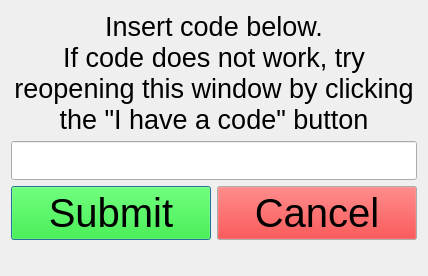
<?xml version="1.0" encoding="UTF-8"?>
<ui version="4.0">
 <class>AccountCode</class>
 <widget class="QDialog" name="AccountCode">
  <property name="geometry">
   <rect>
    <x>0</x>
    <y>0</y>
    <width>428</width>
    <height>276</height>
   </rect>
  </property>
  <property name="windowTitle">
   <string>Code Confirmation</string>
  </property>
  <property name="layoutDirection">
   <enum>Qt::LayoutDirection::LeftToRight</enum>
  </property>
  <layout class="QVBoxLayout" name="verticalLayout">
   <item>
    <widget class="QLabel" name="label">
     <property name="sizePolicy">
      <sizepolicy hsizetype="Preferred" vsizetype="Preferred">
       <horstretch>0</horstretch>
       <verstretch>0</verstretch>
      </sizepolicy>
     </property>
     <property name="font">
      <font>
       <pointsize>20</pointsize>
      </font>
     </property>
     <property name="acceptDrops">
      <bool>false</bool>
     </property>
     <property name="layoutDirection">
      <enum>Qt::LayoutDirection::LeftToRight</enum>
     </property>
     <property name="inputMethodHints">
      <set>Qt::InputMethodHint::ImhNone</set>
     </property>
     <property name="text">
      <string>Insert code below.
If code does not work, try reopening this window by clicking the &quot;I have a code&quot; button</string>
     </property>
     <property name="textFormat">
      <enum>Qt::TextFormat::AutoText</enum>
     </property>
     <property name="scaledContents">
      <bool>false</bool>
     </property>
     <property name="alignment">
      <set>Qt::AlignmentFlag::AlignBottom|Qt::AlignmentFlag::AlignHCenter</set>
     </property>
     <property name="wordWrap">
      <bool>true</bool>
     </property>
    </widget>
   </item>
   <item>
    <widget class="QLineEdit" name="lineEdit_code">
     <property name="sizePolicy">
      <sizepolicy hsizetype="Expanding" vsizetype="Preferred">
       <horstretch>0</horstretch>
       <verstretch>0</verstretch>
      </sizepolicy>
     </property>
     <property name="font">
      <font>
       <pointsize>20</pointsize>
      </font>
     </property>
    </widget>
   </item>
   <item>
    <layout class="QHBoxLayout" name="horizontalLayout">
     <item>
      <widget class="QPushButton" name="pushButton_submitCode">
       <property name="sizePolicy">
        <sizepolicy hsizetype="Minimum" vsizetype="Preferred">
         <horstretch>0</horstretch>
         <verstretch>0</verstretch>
        </sizepolicy>
       </property>
       <property name="palette">
        <palette>
         <active>
          <colorrole role="Button">
           <brush brushstyle="SolidPattern">
            <color alpha="255">
             <red>0</red>
             <green>255</green>
             <blue>0</blue>
            </color>
           </brush>
          </colorrole>
         </active>
         <inactive>
          <colorrole role="Button">
           <brush brushstyle="SolidPattern">
            <color alpha="255">
             <red>0</red>
             <green>255</green>
             <blue>0</blue>
            </color>
           </brush>
          </colorrole>
         </inactive>
         <disabled>
          <colorrole role="Button">
           <brush brushstyle="SolidPattern">
            <color alpha="255">
             <red>0</red>
             <green>255</green>
             <blue>0</blue>
            </color>
           </brush>
          </colorrole>
         </disabled>
        </palette>
       </property>
       <property name="font">
        <font>
         <pointsize>30</pointsize>
        </font>
       </property>
       <property name="text">
        <string>Submit</string>
       </property>
      </widget>
     </item>
     <item>
      <widget class="QPushButton" name="pushButton">
       <property name="sizePolicy">
        <sizepolicy hsizetype="Minimum" vsizetype="Preferred">
         <horstretch>0</horstretch>
         <verstretch>0</verstretch>
        </sizepolicy>
       </property>
       <property name="palette">
        <palette>
         <active>
          <colorrole role="Button">
           <brush brushstyle="SolidPattern">
            <color alpha="255">
             <red>255</red>
             <green>0</green>
             <blue>0</blue>
            </color>
           </brush>
          </colorrole>
         </active>
         <inactive>
          <colorrole role="Button">
           <brush brushstyle="SolidPattern">
            <color alpha="255">
             <red>255</red>
             <green>0</green>
             <blue>0</blue>
            </color>
           </brush>
          </colorrole>
         </inactive>
         <disabled>
          <colorrole role="Button">
           <brush brushstyle="SolidPattern">
            <color alpha="255">
             <red>255</red>
             <green>0</green>
             <blue>0</blue>
            </color>
           </brush>
          </colorrole>
         </disabled>
        </palette>
       </property>
       <property name="font">
        <font>
         <pointsize>30</pointsize>
        </font>
       </property>
       <property name="text">
        <string>Cancel</string>
       </property>
      </widget>
     </item>
    </layout>
   </item>
   <item>
    <spacer name="verticalSpacer">
     <property name="orientation">
      <enum>Qt::Orientation::Vertical</enum>
     </property>
     <property name="sizeHint" stdset="0">
      <size>
       <width>20</width>
       <height>40</height>
      </size>
     </property>
    </spacer>
   </item>
  </layout>
 </widget>
 <resources/>
 <connections/>
</ui>
